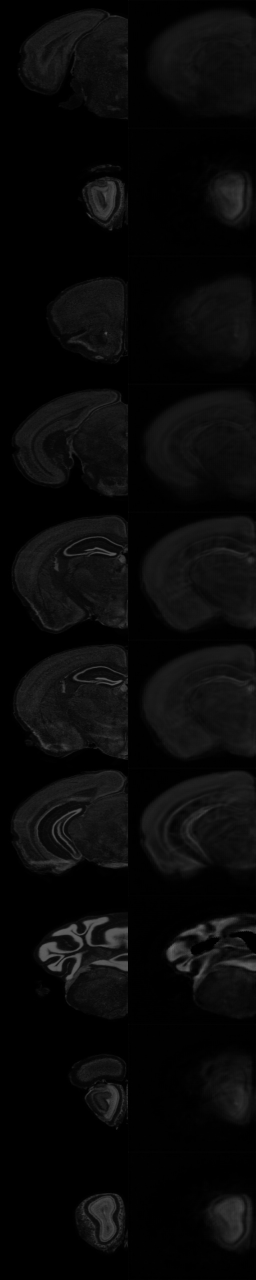
#> input picture resources/test.jpg, 512 x 2560 px (shown at 1/2 size)
$ python test_alignment.py ../resources/test.jpg ../resources/test.jpg   (older library calls are emulated)
#> lines starting #> are read from the running program, lines starting #| are printed output that depends on the picture
import cv2
import SimpleITK as sitk
import numpy as np
import nrrd
from pathlib import Path
import argparse
from matplotlib import pyplot as plt
from matplotlib.backends.backend_tkagg import FigureCanvasTkAgg
import tkinter as tk
from tkinter import filedialog
from slice_atlas import slice_3d_volume

ACTIVE_SLIDER = 0
X_ANGLE = 0
Y_ANGLE = 0

def multimodal_registration(fixed, moving):
    # Cast
    fixed = sitk.Cast(sitk.GetImageFromArray(fixed), sitk.sitkFloat32)
    moving = sitk.Cast(sitk.GetImageFromArray(moving), sitk.sitkFloat32)

    # Affine
    initialTx = sitk.CenteredTransformInitializer(
        fixed, moving, sitk.AffineTransform(fixed.GetDimension())
    )

    R = sitk.ImageRegistrationMethod()
    R.SetMetricAsMattesMutualInformation()
    R.SetOptimizerAsGradientDescent(
        learningRate=0.01,
        numberOfIterations=300,
        convergenceMinimumValue=1e-8,
        convergenceWindowSize=20,
    )
    R.SetOptimizerScalesFromPhysicalShift()
    R.SetShrinkFactorsPerLevel(shrinkFactors=[4, 2, 1])
    R.SetSmoothingSigmasPerLevel(smoothingSigmas=[3, 2, 0])
    R.SetInitialTransform(initialTx)
    R.SetInterpolator(sitk.sitkLinear)

    outTx1 = R.Execute(fixed, moving)

    # Resample the moving image using the initial transformation
    resampled_moving = sitk.Resample(
        moving, fixed, outTx1, sitk.sitkLinear, 0.0, sitk.sitkFloat32
    )
    # B-spline
    transformDomainMeshSize = [4] * fixed.GetDimension()
    tx = sitk.BSplineTransformInitializer(fixed, transformDomainMeshSize)
    R.SetMetricAsANTSNeighborhoodCorrelation(16)
    R.SetOptimizerScalesFromPhysicalShift()
    R.SetInitialTransform(tx, inPlace=False)
    R.SetOptimizerAsGradientDescent(
        learningRate=0.01,
        numberOfIterations=300,
        convergenceMinimumValue=1e-10,
        convergenceWindowSize=20,
    )
    outTx2 = R.Execute(fixed, resampled_moving)

    # Combine the transformations: Affine followed by B-spline.
    composite_transform = sitk.CompositeTransform(outTx1)
    composite_transform.AddTransform(outTx2)

    return composite_transform

class AtlasSliceViewer:
    # [93 lines left out: functions __init__, init_ui, max_min_atlas, make_sliders, update_slice, save_image, not called in this run]

if __name__ == "__main__":
    """
    A Generic script for testing image alignment and registration on a single sample image.
    Useful for tuning the alignment and registration parameters.
    """

    parser = argparse.ArgumentParser()
    parser.add_argument("fixed", help="path to fixed image")
    parser.add_argument("moving", help="path to moving image")
    args = parser.parse_args()

    fixed = cv2.imread(args.fixed, cv2.IMREAD_GRAYSCALE)
#> fixed is the input picture: shape (2560, 512); min 0, max 109, mean 9.2
    moving = cv2.imread(args.moving, cv2.IMREAD_GRAYSCALE)
    blurred_moving = cv2.GaussianBlur(moving, (5, 5), 0)
    blurred_fixed = cv2.GaussianBlur(fixed, (5, 5), 0)
    laplacian_moving = cv2.Laplacian(blurred_moving, cv2.CV_64F)
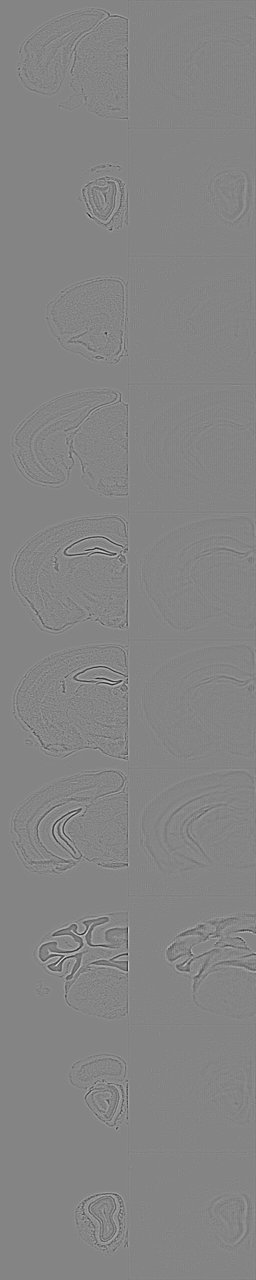
#> laplacian_moving: shape (2560, 512) float64 (shown at 1/2 size); min -25, max 23, mean 0; drawn with min black and max white
    laplacian_fixed = cv2.Laplacian(blurred_fixed, cv2.CV_64F)
    # abs
    laplacian_fixed = np.abs(laplacian_fixed)
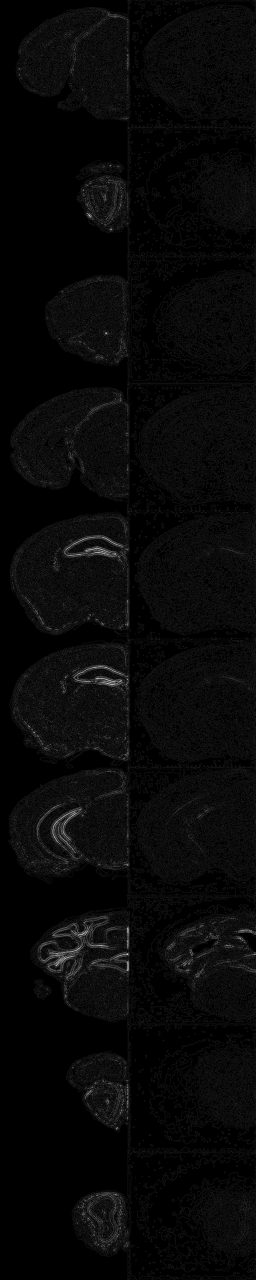
#> laplacian_fixed: shape (2560, 512) float64 (shown at 1/2 size); min 0, max 25, mean 0.8; drawn with min black and max white
    laplacian_moving = np.abs(laplacian_moving)

#> (the run stopped early here; a loop or call above may not have finished)
